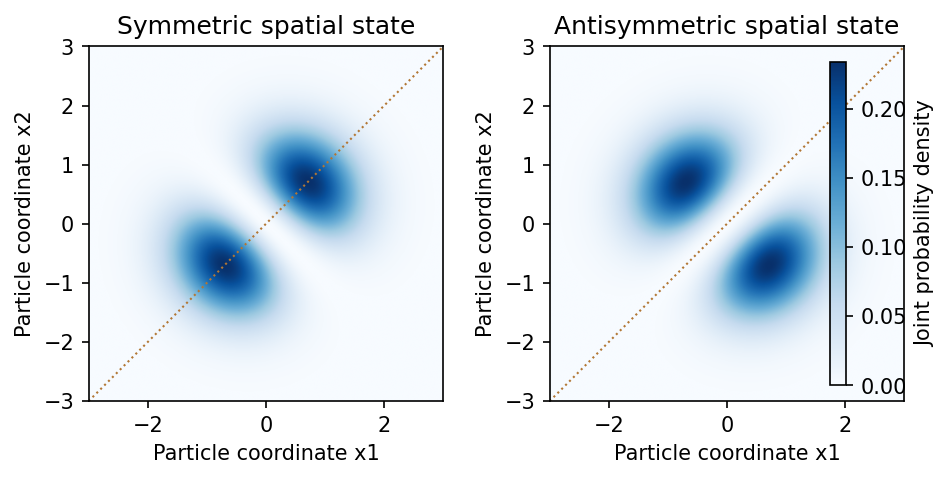

This figure's Python source:
"""Original explanatory figure. Python 3.14, matplotlib 3.10, numpy 2.3; writes basename PNG to cwd, normally the mirrored _media directory."""
from pathlib import Path
import numpy as np
import matplotlib
matplotlib.use('Agg')
import matplotlib.pyplot as plt
from matplotlib.patches import Rectangle,Polygon,Circle
plt.rcParams.update({'font.size':10,'figure.facecolor':'white','axes.facecolor':'white'})

fig,axs=plt.subplots(1,2,figsize=(7.5,3.5));x=np.linspace(-3,3,401);u=np.pi**(-.25)*np.exp(-x*x/2);v=np.sqrt(2)*x*u;direct=u[:,None]*v[None,:];exchange=v[:,None]*u[None,:];dens=[abs((direct+exchange)/np.sqrt(2))**2,abs((direct-exchange)/np.sqrt(2))**2];top=max(d.max() for d in dens)
for ax,d,t in zip(axs,dens,['Symmetric spatial state','Antisymmetric spatial state']):
 im=ax.imshow(d.T,origin='lower',extent=(-3,3,-3,3),cmap='Blues',vmin=0,vmax=top);ax.plot([-3,3],[-3,3],ls=':',lw=1,color='#b27735');ax.set(xlabel='Particle coordinate x1',ylabel='Particle coordinate x2',title=t)
fig.colorbar(im,ax=axs.ravel().tolist(),shrink=.8,label='Joint probability density');fig.subplots_adjust(wspace=.3,right=.85)

fig.savefig(Path(__file__).with_suffix('.png').name,dpi=150,facecolor='white',bbox_inches='tight');plt.close(fig)
